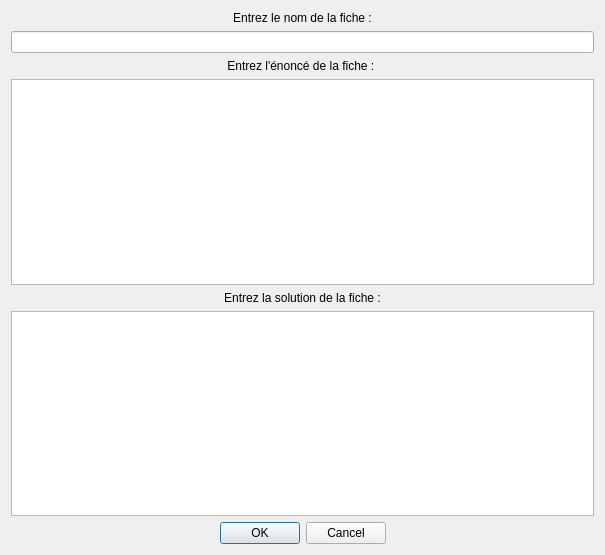
<?xml version="1.0" encoding="UTF-8"?>
<ui version="4.0">
 <class>Dialog</class>
 <widget class="QDialog" name="Dialog">
  <property name="geometry">
   <rect>
    <x>0</x>
    <y>0</y>
    <width>605</width>
    <height>555</height>
   </rect>
  </property>
  <property name="windowTitle">
   <string>Création d'une fiche</string>
  </property>
  <property name="modal">
   <bool>true</bool>
  </property>
  <layout class="QVBoxLayout" name="verticalLayout">
   <item>
    <widget class="QLabel" name="la_nomfich2">
     <property name="text">
      <string>Entrez le nom de la fiche :</string>
     </property>
     <property name="alignment">
      <set>Qt::AlignCenter</set>
     </property>
    </widget>
   </item>
   <item>
    <widget class="QLineEdit" name="le_nomfich2"/>
   </item>
   <item>
    <widget class="QLabel" name="la_enonce2">
     <property name="text">
      <string>Entrez l'énoncé de la fiche : </string>
     </property>
     <property name="alignment">
      <set>Qt::AlignCenter</set>
     </property>
    </widget>
   </item>
   <item>
    <widget class="QTextEdit" name="le_enonce2"/>
   </item>
   <item>
    <widget class="QLabel" name="la_soluce2">
     <property name="text">
      <string>Entrez la solution de la fiche :</string>
     </property>
     <property name="alignment">
      <set>Qt::AlignCenter</set>
     </property>
    </widget>
   </item>
   <item>
    <widget class="QTextEdit" name="le_soluce2"/>
   </item>
   <item>
    <widget class="QDialogButtonBox" name="buttonBox">
     <property name="orientation">
      <enum>Qt::Horizontal</enum>
     </property>
     <property name="standardButtons">
      <set>QDialogButtonBox::Cancel|QDialogButtonBox::Ok</set>
     </property>
     <property name="centerButtons">
      <bool>true</bool>
     </property>
    </widget>
   </item>
  </layout>
 </widget>
 <resources/>
 <connections>
  <connection>
   <sender>buttonBox</sender>
   <signal>accepted()</signal>
   <receiver>Dialog</receiver>
   <slot>accept()</slot>
   <hints>
    <hint type="sourcelabel">
     <x>248</x>
     <y>254</y>
    </hint>
    <hint type="destinationlabel">
     <x>157</x>
     <y>274</y>
    </hint>
   </hints>
  </connection>
  <connection>
   <sender>buttonBox</sender>
   <signal>rejected()</signal>
   <receiver>Dialog</receiver>
   <slot>reject()</slot>
   <hints>
    <hint type="sourcelabel">
     <x>316</x>
     <y>260</y>
    </hint>
    <hint type="destinationlabel">
     <x>286</x>
     <y>274</y>
    </hint>
   </hints>
  </connection>
 </connections>
</ui>
